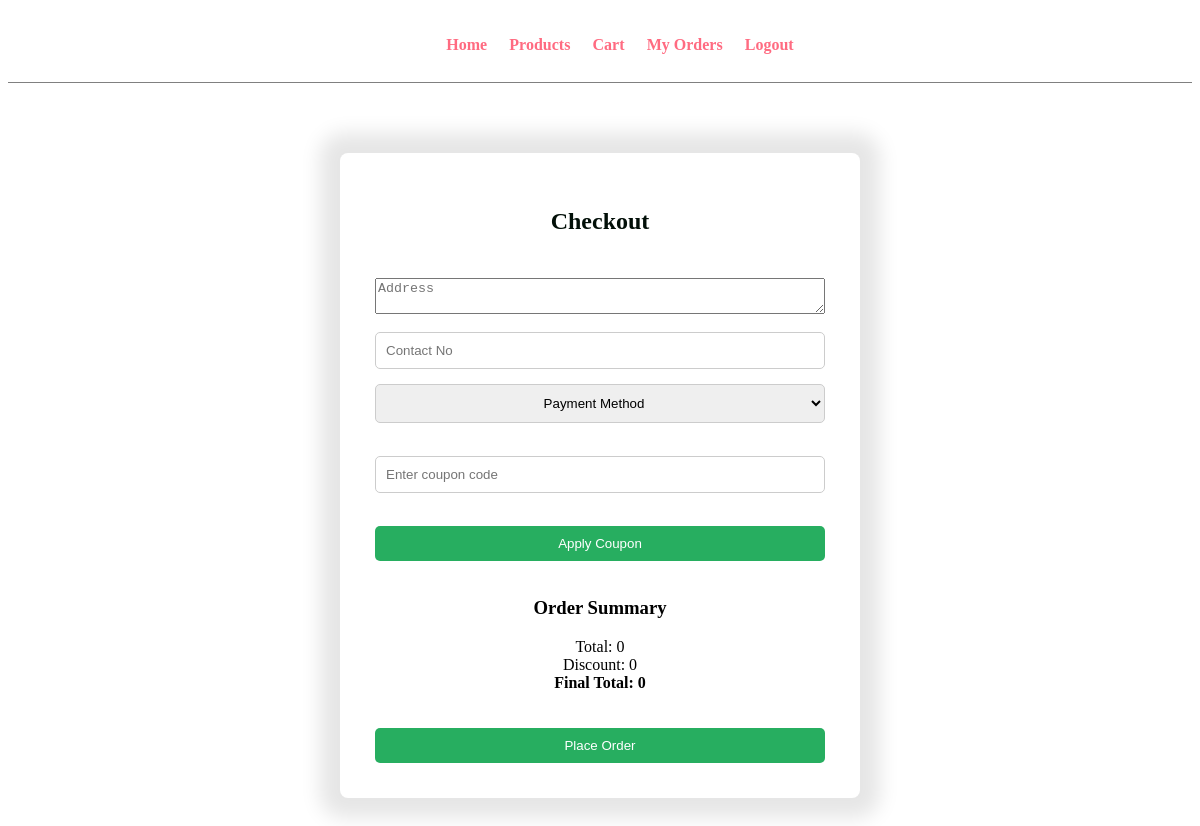
/user/checkout.php (signed in), run on an earlier commit of the app's database.
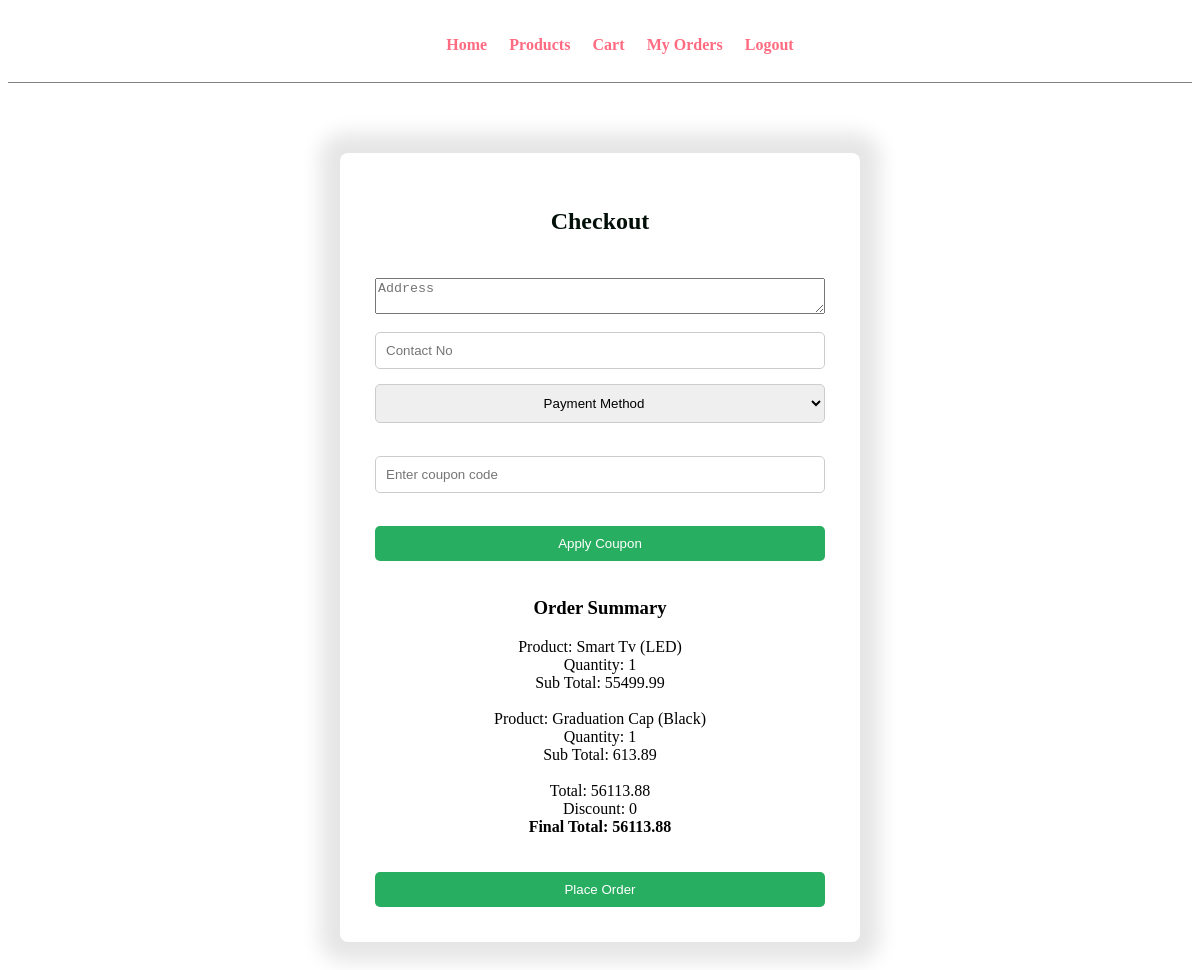
And on a later commit of the database.
### tables this page shows
CREATE TABLE `cart` (
  `cart_id` int(11) NOT NULL,
  `user_id` int(11) NOT NULL,
  `product_id` int(11) NOT NULL,
  `quantity` int(11) DEFAULT 1,
  `status` enum('active','abandoned') DEFAULT 'active',
  `last_updated` timestamp NOT NULL DEFAULT current_timestamp() ON UPDATE current_timestamp(),
  `reminder_sent` tinyint(4) DEFAULT 0
);

CREATE TABLE `products` (
  `product_id` int(11) NOT NULL,
  `product_name` varchar(150) NOT NULL,
  `category` varchar(100) DEFAULT NULL,
  `price` decimal(10,2) NOT NULL,
  `stock` int(11) NOT NULL,
  `created_at` timestamp NOT NULL DEFAULT current_timestamp()
);

### user/checkout.php (the view, shortened to what this page needs)
<?php
    include("../config/db.php");
    $user_id = $_SESSION['user_id'];
    $buy_now = false;
    $coupon_row = null;
    if(isset($_GET['id']) && isset($_GET['qty']))
        {
            $buy_now = true;
            $product_id = mysqli_real_escape_string($conn,$_GET['id']);
            $quantity = mysqli_real_escape_string($conn,$_GET['qty']);
            $product_sql = "SELECT * FROM products WHERE product_id = '$product_id'";
            $product_res = mysqli_query($conn,$product_sql);
            $product = mysqli_fetch_assoc($product_res);
            $total_amount = $product['price'] * $quantity ;
        }
    else
        {
            $cart_sql = "SELECT cart.*,products.product_name,products.price,products.stock
            FROM cart
            JOIN products ON cart.product_id = products.product_id
            WHERE cart.user_id = '$user_id'";
            $cart_res = mysqli_query($conn,$cart_sql);
            $total_amount = 0;
            while($row = mysqli_fetch_assoc($cart_res))
                {
                    $total_amount += $row['price'] * $row['quantity'];
                }
            mysqli_data_seek($cart_res,0);
        }
$discount_total = 0;
$final_total = 0;
if($buy_now)
{
    $subtotal = $product['price'] * $quantity;
    if($coupon_row && $coupon_row['product_id']==$product_id)
    {
        $discount = ($subtotal * $coupon_row['discount_percent'])/100;
        $discount_total += $discount;
        $subtotal -= $discount;
    }
    $final_total = $subtotal;
}
else
{
    $cart_sql_preview = "SELECT cart.*,products.price
                         FROM cart
                         JOIN products ON cart.product_id=products.product_id
                         WHERE cart.user_id='$user_id'";
    $cart_preview_res = mysqli_query($conn,$cart_sql_preview);
    while($row = mysqli_fetch_assoc($cart_preview_res))
    {
        $subtotal = $row['price'] * $row['quantity'];
        $final_total += $subtotal;
    }
}
?>
<!DOCTYPE html>
<html lang="en">
<head>
    <link rel="stylesheet" href="../css/admin.css">
</head>
<body>
    <div class="menu text-center">
        <div class="wrapper">
            <ul>
                <li><a href="home.php">Home</a></li>
                <li><a href="products.php">Products</a></li>
                <li><a href="cart.php">Cart</a></li>
                <li><a href="my-orders.php">My Orders</a></li>
                <li><a href="../authentication/logout.php">Logout</a></li>
            </ul>
        </div>
    </div>
    <div class="container">
    <h2>Checkout</h2><br>
<form action="" method="POST">
    <textarea name="address" placeholder="Address" required></textarea><br>
    <input type="text" name="contact" placeholder="Contact No" required>
    <select name="payment" class="text-center" required>
        <option value="">Payment Method</option>
    </select>
    <br>
    <input type="text" name="coupon_code" placeholder="Enter coupon code"><br>
    <button name="apply_coupon">Apply Coupon</button>
    <br>
    <h3>Order Summary</h3>
    <?php
        if($buy_now)
            {
    ?>
                Product: <?php echo $product['product_name'];?><br>
                Quantity: <?php echo $quantity;?><br>
                Total: <?php echo $total_amount; ?><br>
                Discount: <?php echo $discount_total; ?><br>
                <b>Final Total: <?php echo $final_total; ?></b><br><br>
    <?php
            }
        else
            {
                while($row = mysqli_fetch_assoc($cart_res))
                    {
    ?>
                    Product: <?php echo $row['product_name'];?><br>
                    Quantity: <?php echo $row['quantity'];?><br>
                    Sub Total: <?php echo $row['price']*$row['quantity'];?><br><br>
    <?php
                    }
    ?>
                Total: <?php echo $total_amount; ?><br>
                Discount: <?php echo $discount_total; ?><br>
                <b>Final Total: <?php echo $final_total; ?></b><br><br>
    <?php
            }
    ?>
    <button name="place_order">Place Order</button>
</form>
</div>
</body>
</html>

What changed in the data, as far as the page shows it:
added cart: product.product_name "Smart Tv (LED)", quantity "1", $row['price']*$row['quantity'] "55499.99"
added cart: product.product_name "Graduation Cap (Black)", quantity "1", $row['price']*$row['quantity'] "613.89"
Also different on the page:
$total_amount: "0" → "56113.88"
$final_total: "0" → "56113.88"
